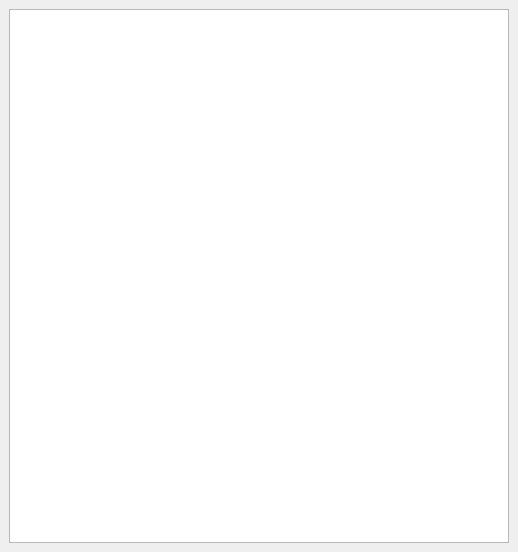
<ui version="4.0" >
 <class>HelpDialog</class>
 <widget class="QDialog" name="HelpDialog" >
  <property name="geometry" >
   <rect>
    <x>0</x>
    <y>0</y>
    <width>518</width>
    <height>552</height>
   </rect>
  </property>
  <property name="windowTitle" >
   <string>Dialog</string>
  </property>
  <layout class="QVBoxLayout" >
   <property name="margin" >
    <number>9</number>
   </property>
   <property name="spacing" >
    <number>6</number>
   </property>
   <item>
    <widget class="QTextBrowser" name="textBrowser" />
   </item>
  </layout>
 </widget>
 <resources/>
 <connections/>
</ui>
